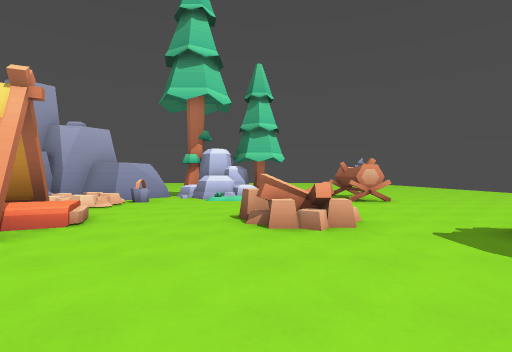
view 1 (above)

19 first-person views from a walk through a 3-D level made in the Godot game engine. The camera is 1.5 m above the floor, looks level and sees 85° across. The floor is counted in squares, 2 m on a side. Each view is taken from the middle of a square. On the plan, view 1 faces up. The plan holds only what a view shows up to about 10 squares ahead; the rest is blank. The place goes on beyond the plan.

view 2
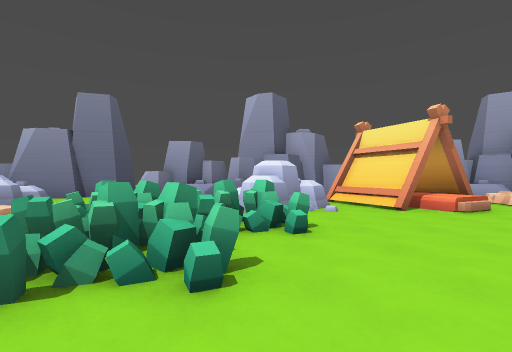

view 3
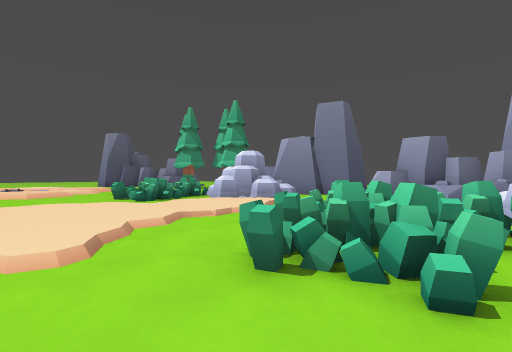

view 4
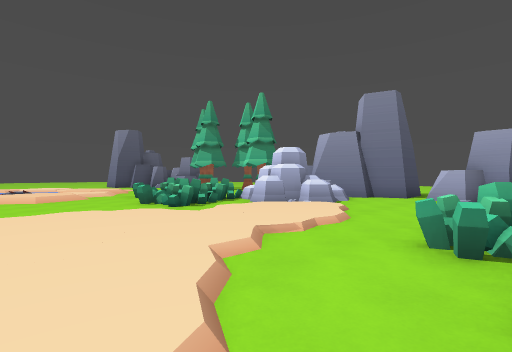

view 5
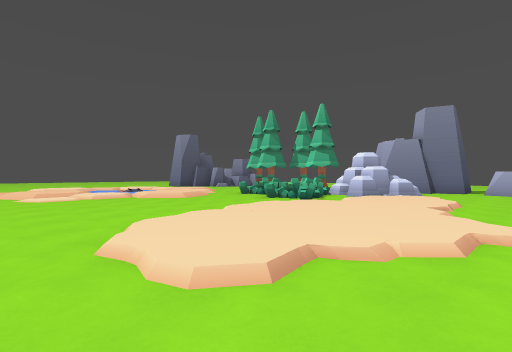

view 6
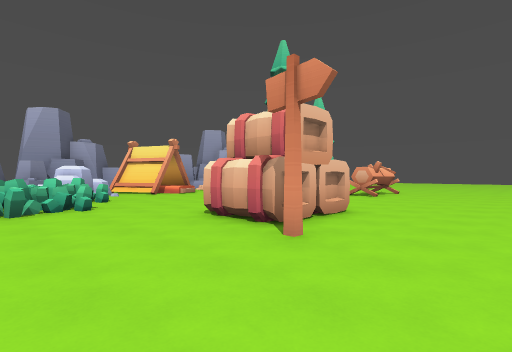

view 7
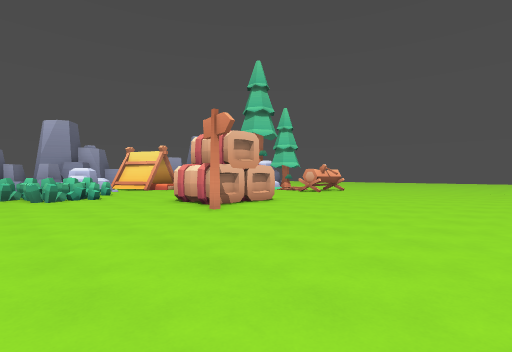

view 8
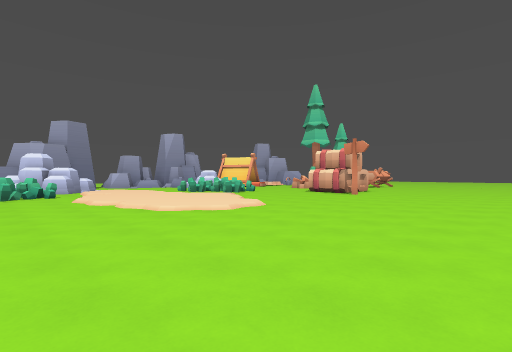

view 9
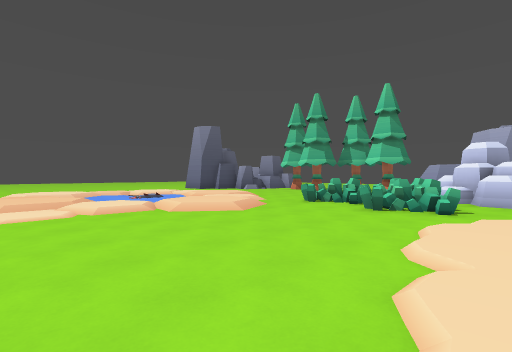

view 10
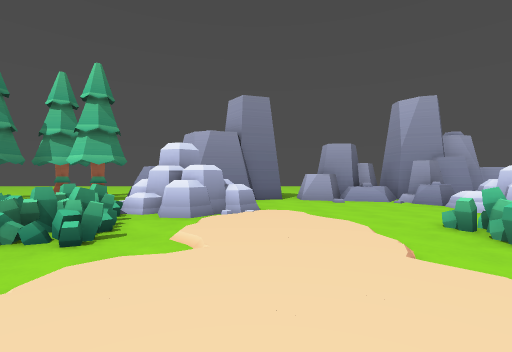

view 11
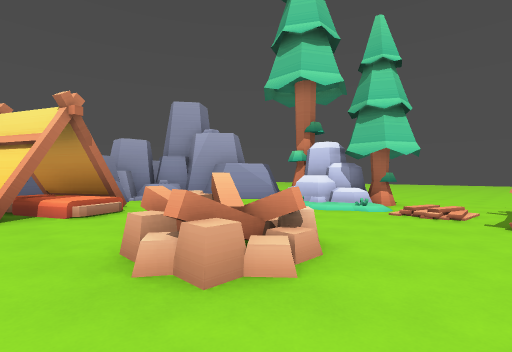

view 12
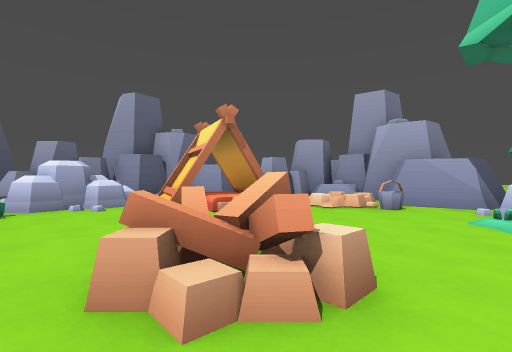

view 13
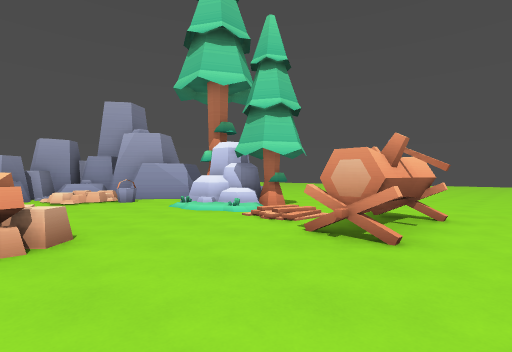

view 14
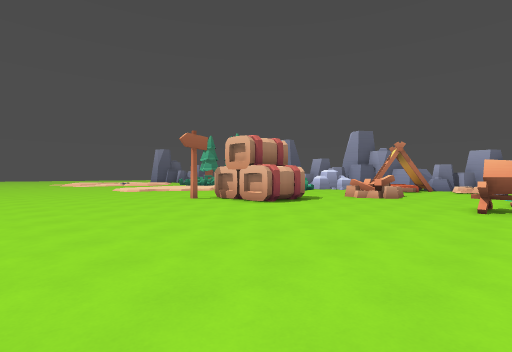

view 15
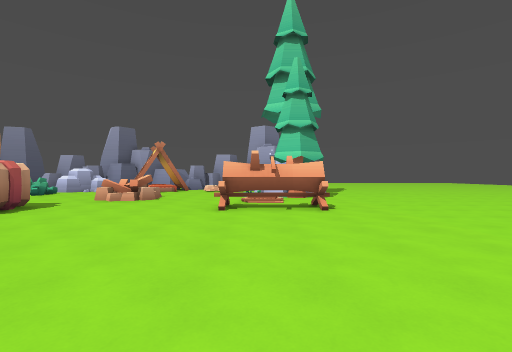

view 16
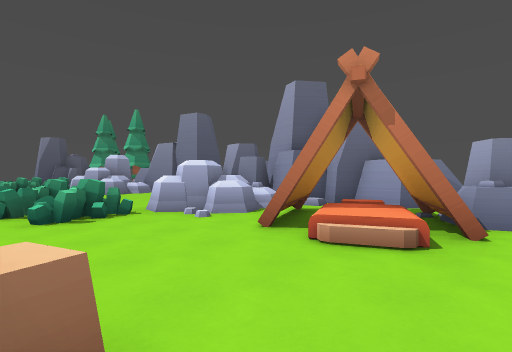

view 17
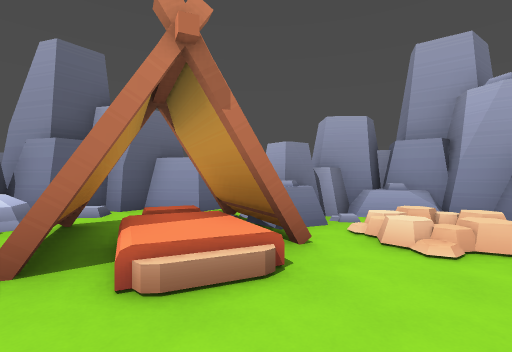

view 18
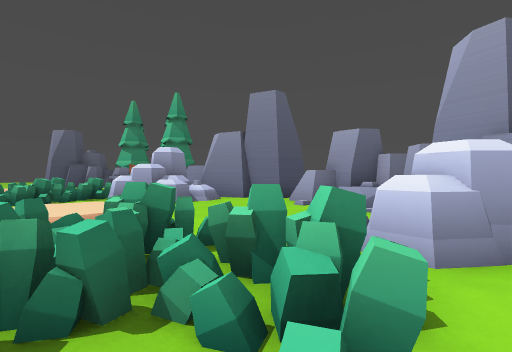

view 19
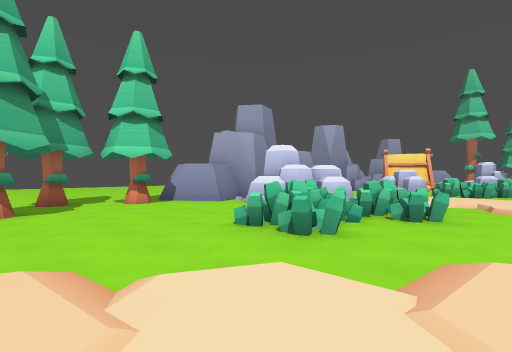

### Floor plan
Key: @ floor where view 1 was taken; # wall or solid block; x gap in a wall; . main floor; : floor 0.25 m higher than the main floor; / step, stairs or slope; = window, fence, low wall or low ledge; ^ raised ledge; T tree; R rock; B bucket; S signpost.
Columns run from 10 left of view 1 to 11 right of it. Each row starts with its distance up from view 1.
 10       ##TRT..##......
  9    =###..R///#........
  8    #^==B.....#........
  7    ##==...............
  6   ##R.................
  5  ##RR##...^^..........
  4  #######..#^..........
  3   ######......##......
  2   ####........##......
  1    ##RRR......##S.....
  0    #RRRR##@=..........
 -1   ##R.R.//^=..........
 -2   #^.....===..........
 -3    #.....=..//........
 -4    #......./::/.......
 -5   x....//:::::::/.....
 -6    #.RR/::::::::/.....
 -7    #.RRR///::::/......
 -8    ##RRR.=..//........
 -9    ##RRR=#=...........
-10   ##...===............
-11   ......^.........
-12 ...T....==.//.....
-13 ........../:://..
-14 ..T....../:///:./
-15     T.../:/.../:/

Where each view was taken, in squares from view 1:
view 1: 0 up, 0 right, facing up
view 2: 0 up, 3 right, facing left
view 3: 0 up, 3 right, facing down-left
view 4: 2 down, 3 right, facing down-left
view 5: 3 down, 7 right, facing down-left
view 6: 2 down, 8 right, facing up-left
view 7: 3 down, 11 right, facing up-left
view 8: 10 down, 11 right, facing up-left
view 9: 7 down, 6 right, facing down-left
view 10: 6 down, 3 right, facing left
view 11: 3 up, 3 right, facing up-left
view 12: 5 up, 3 right, facing left
view 13: 5 up, 5 right, facing up-left
view 14: 9 up, 11 right, facing down-left
view 15: 9 up, 10 right, facing left
view 16: 6 up, 0 right, facing down-left
view 17: 5 up, 1 left, facing left
view 18: 1 up, 0 right, facing down-left
view 19: 15 down, 1 right, facing up-left
